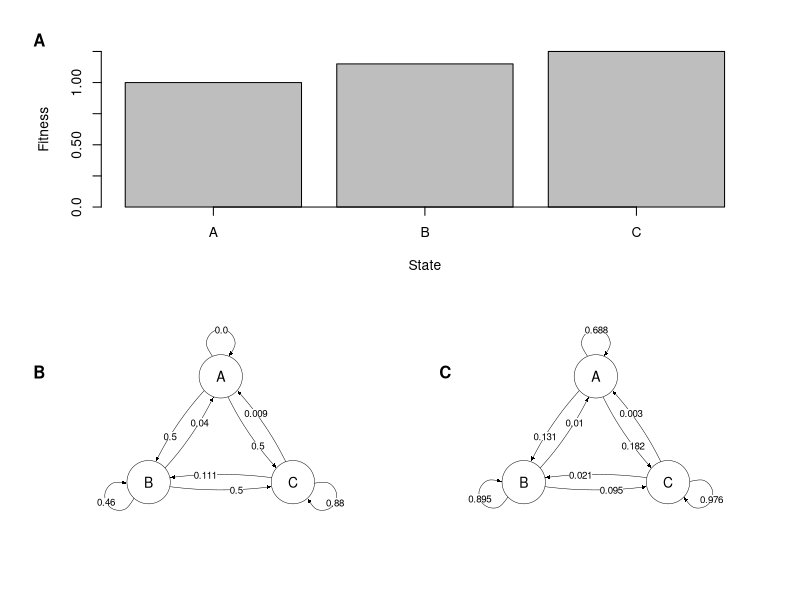

Reproduce this figure in R.
library(ggplot2)
library(cowplot)
require(gridExtra)
library(gridGraphics)
library("qgraph")
library("igraph")


layout(matrix(c(1,1,2,3), 2, 2, byrow = TRUE))
par(oma=c(2,2,1,1)) 
par(mar=c(5.1,4.1,2.1,2.1) ) 

# An adjacency matrix:
A <- matrix(1,3,3)
# igraph graph and layout:
Graph <- graph.adjacency(A)
Layout <- matrix(c(0,.5, -.5,-.5, .5,-.5),byrow=TRUE,nrow=3)


#barplot of landscape
barplot(c(1,1.15,1.25), type="o",ylab=c("Fitness"),yaxt="n", pch=19,xlab=c("State"),ylim=c(0,1.25),names=c("A","B","C"))
axis(side=1, at=c(0.7,1.9,3.1), labels = c("","",""))
axis(side=2, at=c(0,.25,.5,.75,1,1.25), labels = c("0.0","0.25","0.50","0.75","1.00","1.25"))
mtext("A", side=3, line=-2, adj=0.0, cex=1, outer=TRUE,font=2)  


#directed graphs
qgraph(get.adjacency(Graph,sparse=FALSE),layout=Layout,diag=TRUE,directed=TRUE,labels=c("A","B","C"),edge.color=c("black"),vsize=15,rescale=FALSE,esize=1,edge.labels=c("0.0","0.04","0.009","0.5","0.46","0.111","0.5","0.5","0.88"),edge.label.cex=1.5,edge.label.position=c(.5,.6,.6,.6,.5,.6,.6,.6,.5))
mtext("B", side=3, line=-22, adj=0.0, cex=1, outer=TRUE,font=2)  

Graph <- graph.adjacency(A)
Layout <- matrix(c(0,.5, -.5,-.5, .5,-.5),byrow=TRUE,nrow=3)

qgraph(get.adjacency(Graph,sparse=FALSE),layout=Layout,diag=TRUE,directed=TRUE,labels=c("A","B","C"),edge.color=c("black"),vsize=15,rescale=FALSE,esize=1,edge.labels=c("0.688","0.01","0.003","0.131","0.895","0.021","0.182","0.095","0.976"),edge.label.cex=1.5,edge.label.position=c(.5,.6,.6,.6,.5,.6,.6,.6,.5))
mtext("C", side=3, line=-22, adj=0.55, cex=1, outer=TRUE,font=2)  
